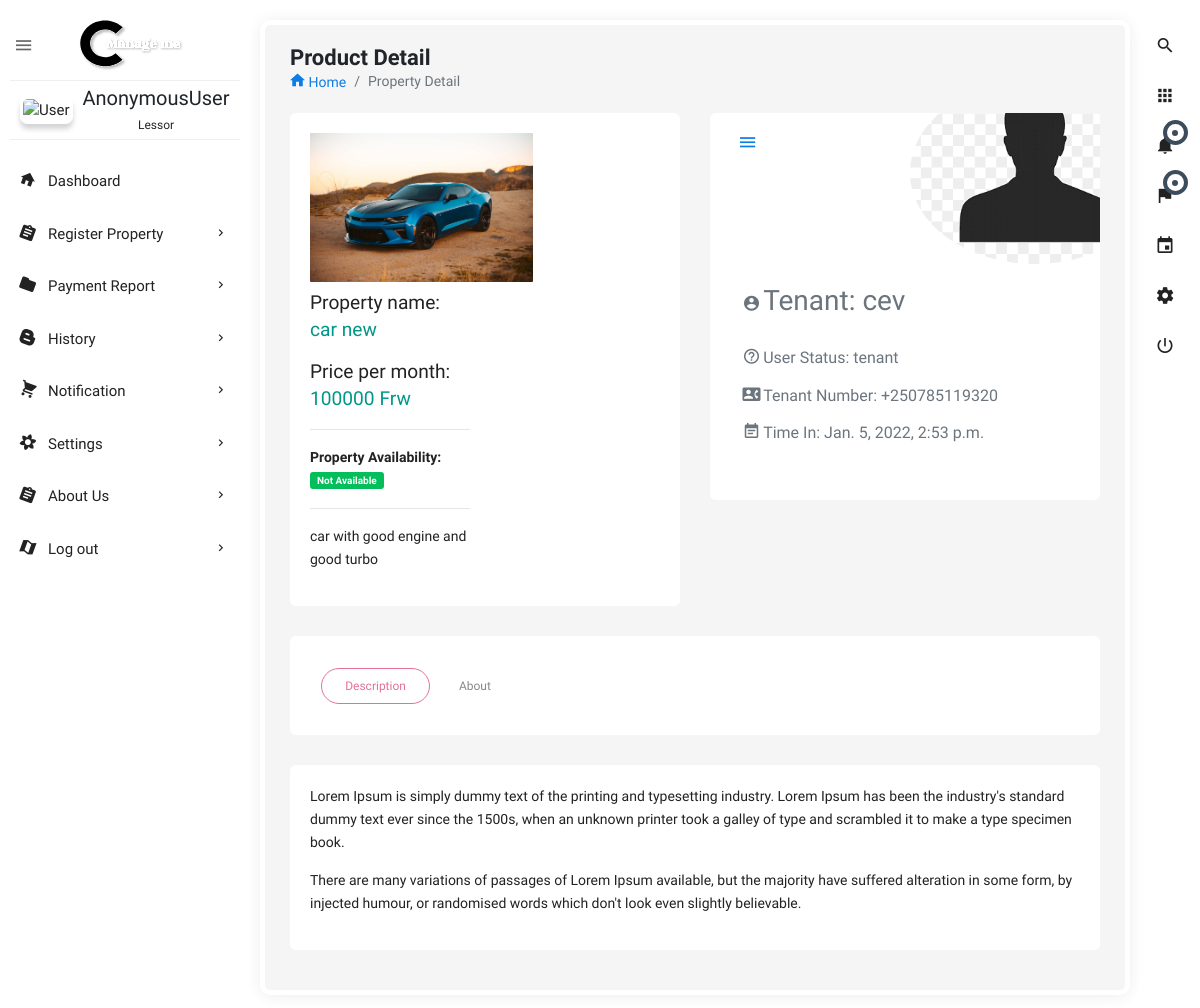
The page /view_property_detail/12/ on the database its author committed.
### users/models.py (models this page shows, shortened)
class Property_registration(models.Model):
    property_type_p = [
        ('house', 'house'),
        ('car', 'car'),
        ('land', 'land'),
        ('other', 'other')
    ]
    location_name = [
        ('kigali', 'kigali'),
        ('south', 'south'),
        ('east', 'east'),
        ('west', 'west')
    ]
    property_name = models.CharField(max_length=100)
    location = models.CharField(max_length=200, choices=location_name, default='kigali')
    property_type = models.CharField(max_length=200, choices=property_type_p)
    amount_per_month = models.IntegerField(default=10000)
    detail = models.CharField(max_length=250, default='')
    property_image = models.ImageField(blank=True, null=True, upload_to='images')
    available = models.BooleanField(default=True)
    owner_name = models.ForeignKey(user, on_delete=models.CASCADE, related_name='owner', null=False)
    time_added = models.DateTimeField(auto_now_add=True)
    class Meta:
        verbose_name_plural = "Property_registration"
        ordering = ['-id']

class Request_Property(models.Model):
    status = [
        ('initial', 'initial'),
        ('request', 'request'),
        ('approved', 'approved'),
        ('denied', 'denied'),
        ('canceled', 'canceled')]
    user_request = models.ForeignKey(user, on_delete=models.CASCADE, related_name='requesting_users', null=False)
    property_requested = models.ForeignKey(Property_registration, on_delete=models.CASCADE, related_name='property_req',
                                           null=False)
    owner_name = models.ForeignKey(user, on_delete=models.CASCADE, related_name='owner_name_property', null=False)
    status_view = models.CharField(max_length=50, choices=status, default='initial')
    time_done = models.DateTimeField(default=now)
    class Meta:
        verbose_name_plural = "Request_Property"
        ordering = ['-id']

class User(AbstractBaseUser):
    user_type = [
        ('lessor', 'lessor'),
        ('tenant', 'tenant'),
    ]
    name = models.CharField(max_length=255, null=False)
    phone_number = PhoneNumberField(unique=True)
    user_image = models.ImageField(upload_to='images/', default='profile.png')
    user_login = models.CharField(max_length=7, choices=user_type, default='lessor', blank=False, null=False)
    is_active = models.BooleanField(default=True)
    staff = models.BooleanField(default=False)
    admin = models.BooleanField(default=False)
    USERNAME_FIELD = 'phone_number'
    REQUIRED_FIELDS = ['name', 'user_login']
    objects = UserManager()
    def __str__(self):
        return self.name
    objects = UserManager()

### users/views.py (the view)
# urls.py: path('view_property_detail/<int:pk>/', views.view_property_detail, name='view_property_detail'),
def view_property_detail(request, pk):
    user = request.user
    Property_detail = get_object_or_404(Property_registration, id=pk)
    Property_detail_id = Property_detail.id
    view_tenant_in_property = Request_Property.objects.filter(status_view='approved').filter(
        property_requested__id=Property_detail_id)
    context = {
        'prop_detail': Property_detail,
        'property_tenant': view_tenant_in_property,
    }
    return render(request, 'html/view_property_detail.html', context)

### users/templates/html/view_property_detail.html (shortened to what this page needs)
{% extends 'dashboard-owner/dashboard.html' %}
{% block content %}
{% load static %}
<section class="content">
    <div class="body_scroll">
        <div class="block-header">
            <div class="row">
                <div class="col-lg-7 col-md-6 col-sm-12">
                    <h2>Product Detail</h2>
                    <ul class="breadcrumb">
                        <li class="breadcrumb-item"><a href="{% url 'dashboard' %}"><i class="zmdi zmdi-home"></i> Home</a></li>
                        <li class="breadcrumb-item active">Property Detail</li>
                    </ul>
                </div>
            </div>
        </div>
        <div class="container-fluid">
            <div class="row clearfix">
                {% if property_tenant %}
                <div class="col-lg-6 col-md-6">
                    <div class="card">
                        <div class="body">
                            <div class="row">
                                <div class="col-xl-8 col-lg-4 col-md-12">
                                    <div class="preview preview-pic tab-content">
                                        <div class="tab-pane active" id="product_1"><img src="{{ prop_detail.property_image.url }}" class="img-fluid" alt="" /></div>
                                    </div>
                                </div>
                                <div class="col-xl-6 col-lg-8 col-md-12">
                                    <div class="product details">
                                        <h5 class="product-title mt-2">Property name: <span class="col-teal">{{prop_detail.property_name}}</span></h5>
                                        <h5 class="price mt-0">Price per month: <span class="col-teal">{{prop_detail.amount_per_month}}  Frw</span></h5>
                                        <hr>
                                        {% if prop_detail.available == True %}
                                        <p class="mb-0"><strong>Property Availability: </strong> <span class="badge badge-info">Available</span></p>
                                        {% else %}
                                        <p class="mb-0"><strong>Property Availability: </strong> <span class="badge badge-success">Not Available</span></p>
                                        {% endif %}
                                        <hr>
                                        <p class="product-description">{{prop_detail.detail}}</p>
                                    </div>
                                </div>
                            </div>
                        </div>
                    </div>
                </div>
                <div class="col-lg-6 col-md-6 col-sm-12">
                    <div class="card mcard_4">
                        <div class="body">
                            <ul class="header-dropdown list-unstyled">
                                <li class="dropdown">
                                    <a href="javascript:void(0);" class="dropdown-toggle" data-toggle="dropdown" role="button" aria-haspopup="true" aria-expanded="false"> <i class="zmdi zmdi-menu"></i> </a>
                                </li>
                            </ul>
                            {% for property_tenant in property_tenant %}
                            <div class="img">
                                <img src="{{ property_tenant.user_request.user_image.url }}" class="rounded-circle" alt="profile-image">
                            </div>
                            <div class="user">
                                <h2 class="text-muted"><i class="zmdi zmdi-hc-fw"></i>Tenant: {{ property_tenant.user_request }}</h2>
                                <h5 class="text-muted"><i class="zmdi zmdi-hc-fw"></i>User Status: {{ property_tenant.user_request.user_login }}</h5>
                                <h5 class="text-muted"><i class="zmdi zmdi-hc-fw"></i>Tenant Number: {{ property_tenant.user_request.phone_number }}</h5>
                                <h5 class="text-muted"><i class="zmdi zmdi-hc-fw"></i>Time In: {{ property_tenant.time_done }}</h5>
                            </div>
                            {% endfor %}
                        </div>
                    </div>
                </div>
                <div class="col-lg-12">
                    <div class="card">
                        <div class="body">
                            <ul class="nav nav-tabs">
                                <li class="nav-item"><a class="nav-link active" data-toggle="tab" href="#description">Description</a></li>
                                <li class="nav-item"><a class="nav-link" data-toggle="tab" href="#about">About</a></li>
                            </ul>
                        </div>
                    </div>
                    <div class="card">
                        <div class="body">
                            <div class="tab-content">
                                <div class="tab-pane active" id="description">
                                    <p>Lorem Ipsum is simply dummy text of the printing and typesetting industry. Lorem Ipsum has been the industry's standard dummy text ever since the 1500s, when an unknown printer took a galley of type and scrambled it to make a type specimen book.</p>
                                    <p>There are many variations of passages of Lorem Ipsum available, but the majority have suffered alteration in some form, by injected humour, or randomised words which don't look even slightly believable.</p>
                                </div>
                            </div>
                        </div>
                    </div>
                </div>
                {% endif %}
            </div>
        </div>
    </div>
</section>
{% endblock %}

### rows shown on the page
Property_registration: property_image (picture), property_name "car new", amount_per_month "100000", detail "car with good engine and good turbo"
Request_Property: user_request.user_image (placeholder picture), user_request "cev", user_request.user_login "tenant", user_request.phone_number "+250785119320", time_done "Jan. 5, 2022, 2:53 p.m."

### other values the page prints
{{ user }} "AnonymousUser"
